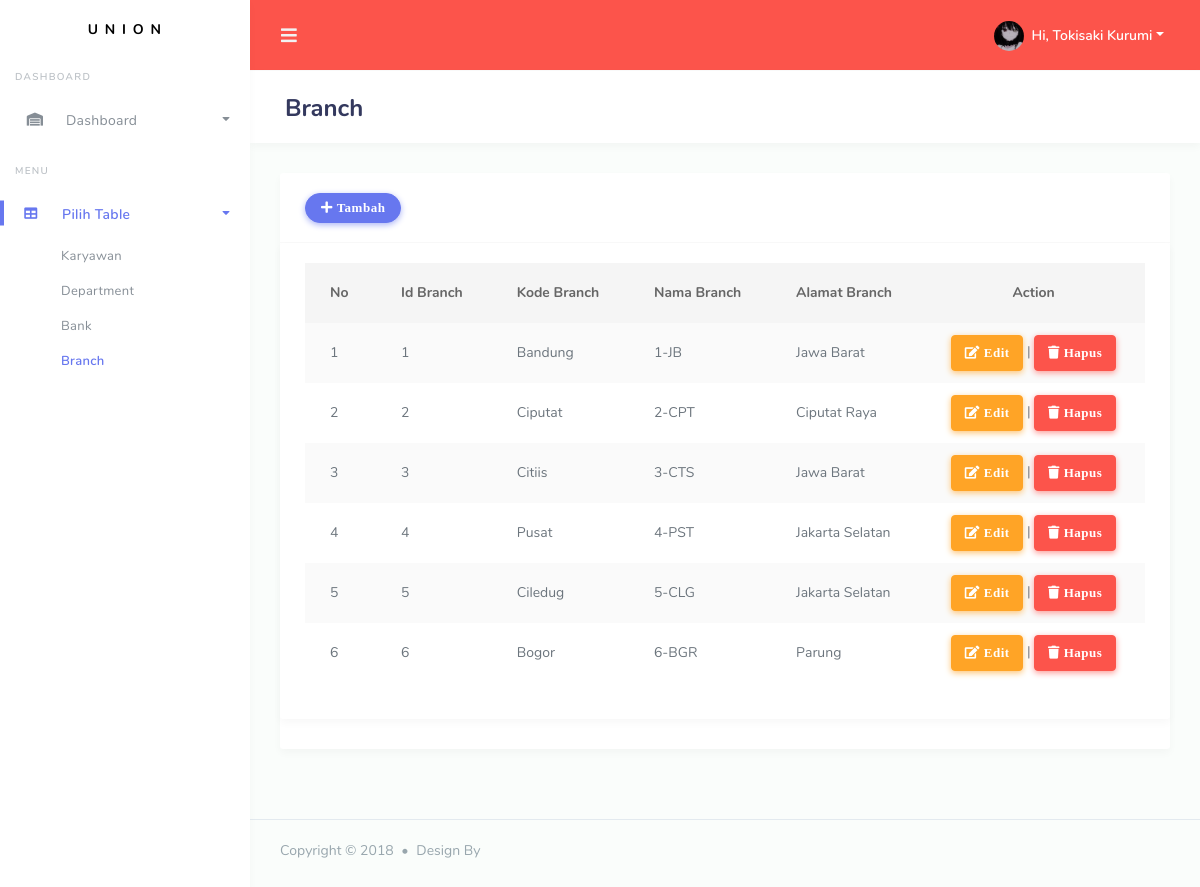
/stisla/table/branch.php, run on the app's committed database.
### tables this page shows
CREATE TABLE `branch` (
  `Id_Branch` int(11) DEFAULT NULL,
  `Nama_Branch` varchar(255) DEFAULT NULL,
  `Kode_Branch` varchar(255) DEFAULT NULL,
  `Alamat_Branch` varchar(255) DEFAULT NULL
);

### stisla/table/branch.php (the view, shortened to what this page needs)
<!DOCTYPE html>
<html lang="en">
<head>
    <link rel="stylesheet" href="../dist/assets/modules/bootstrap/css/bootstrap.min.css">
    <link rel="stylesheet" href="../dist/assets/modules/fontawesome/css/all.min.css">
    <link rel="stylesheet" href="../dist/assets/modules/jqvmap/dist/jqvmap.min.css">
    <link rel="stylesheet" href="../dist/assets/modules/weather-icon/css/weather-icons.min.css">
    <link rel="stylesheet" href="../dist/assets/modules/weather-icon/css/weather-icons-wind.min.css">
    <link rel="stylesheet" href="../dist/assets/modules/summernote/summernote-bs4.css">
    <link rel="stylesheet" href="../dist/assets/modules/prism/prism.css">
    <link rel="stylesheet" href="../dist/assets/modules/datatables/datatables.min.css">
    <link rel="stylesheet" href="../dist/assets/modules/datatables/DataTables-1.10.16/css/dataTables.bootstrap4.min.css">
    <link rel="stylesheet" href="../dist/assets/modules/datatables/Select-1.2.4/css/select.bootstrap4.min.css">
    <link rel="stylesheet" href="../dist/assets/css/style.css">
    <link rel="stylesheet" href="../dist/assets/css/components.css">
    </head>
<body>
    <div id="app">
    <div class="main-wrapper main-wrapper-1">
    <div class="navbar-bg bg-danger"></div>
    <nav class="navbar navbar-expand-lg main-navbar">
        <form class="form-inline mr-auto">
            <ul class="navbar-nav mr-3">
                <li><a href="#" data-toggle="sidebar" class="nav-link nav-link-lg"><i class="fas fa-bars"></i></a></li>
            </ul>
        </form>
        <ul class="navbar-nav navbar-right">
        <li class="dropdown"><a href="#" data-toggle="dropdown" class="nav-link dropdown-toggle nav-link-lg nav-link-user">
            <img alt="image" src="../dist/assets/img/kurumi.jpg" class="rounded-circle mr-1">
            <div class="d-sm-none d-lg-inline-block">Hi, Tokisaki Kurumi</div></a>
        </li>
        </ul>
    </nav>
    <div class="main-sidebar sidebar-style-2">
        <aside id="sidebar-wrapper">
        <div class="sidebar-brand">
            <a href="../index.php">U N I O N</a>
        </div>
        <ul class="sidebar-menu">
            <li class="menu-header">Dashboard</li>
            <li class="dropdown">
            <a href="index.php" class="nav-link has-dropdown"><i class="fas fa-warehouse"></i><span>Dashboard</span></a>
            </li>
            <li class="menu-header">Menu</li>
            <li class="dropdown active">
            <a href="#" class="nav-link has-dropdown" data-toggle="dropdown"><i class="fas fa-table"></i> <span>Pilih Table</span></a>
            <ul class="dropdown-menu">
                <li><a class="nav-link" href="karyawan.php">Karyawan</a></li>
                <li><a class="nav-link" href="department.php">Department</a></li>
                <li><a class="nav-link" href="bank.php">Bank</a></li>
                <li class="active"><a class="nav-link" href="branch.php">Branch</a></li>
            </ul>
            </li>
        </aside>
    </div>
<div class="main-content">
    <section class="section">
    <div class="section-header">
        <h1>Branch</h1>
    </div>
    <div class="section-body">
        <div class="row">
            <div class="col-12 col-md-6 col-lg-12">
                <div class="card">
                <div class="card-header">
                    <button class="btn btn-primary" data-toggle="modal" data-target="#modaltambah" name="tambah"><i class="fas fa-plus"> Tambah</i></button>
                </div>
                    <div class="row">
                        <div class="col-12">
                            <div class="card">
                                <div class="card-body">
                                <div class="table-responsive">
                                    <table class="table table-striped" id="table-1">
                                    <thead>
                                    <tr>
                                        <th>No</th>
                                        <th>Id Branch</th>
                                        <th>Kode Branch</th>
                                        <th>Nama Branch</th>
                                        <th>Alamat Branch</th>
                                        <th><center>Action</center></th>
                                    </tr>
                                    </thead>
                                    <tbody>
                                    <?php
                                        include_once("../conf/koneksi.php");
                                        $i = 0;
                                        $query = mysqli_query($db, "select * from branch");
                                        while($branch = mysqli_fetch_array($query)) {
                                        $i++;
                                    ?>
                                    <tr>
                                        <td><?php echo $i;?></td>
                                        <td><?php echo $branch['Id_Branch'];?></td>
                                        <td><?php echo $branch['Nama_Branch'];?></td>
                                        <td><?php echo $branch['Kode_Branch'];?></td>
                                        <td><?php echo $branch['Alamat_Branch'];?></td>
                                        <td><center><a href="#"  class="btn btn-warning" data-toggle="modal" data-backdrop="false" data-target="#modaledit<?php echo $branch['Id_Branch'];?>" name="edit"><i class="fas fa-edit"> Edit</i></a> |
                                                    <a href="../delete/deletebranch.php?Id_Branch=<?php echo $branch['Id_Branch'];?>" class="btn btn-danger" ><i class="fas fa-trash"> Hapus</i></a></center></td>
                                    </tr>
                                        </div>
                                    </div>
                                    <?php
                                        }
                                    ?>
    <footer class="main-footer">
        <div class="footer-left">
        Copyright &copy; 2018 <div class="bullet"></div> Design By <a href=""></a>
        </div>
    </footer>
    </body>
    </html>

### data on the page
branch: Id_Branch "1", Nama_Branch "Bandung", Kode_Branch "1-JB", Alamat_Branch "Jawa Barat"
branch: Id_Branch "2", Nama_Branch "Ciputat", Kode_Branch "2-CPT", Alamat_Branch "Ciputat Raya"
branch: Id_Branch "3", Nama_Branch "Citiis", Kode_Branch "3-CTS", Alamat_Branch "Jawa Barat"
branch: Id_Branch "4", Nama_Branch "Pusat", Kode_Branch "4-PST", Alamat_Branch "Jakarta Selatan"
branch: Id_Branch "5", Nama_Branch "Ciledug", Kode_Branch "5-CLG", Alamat_Branch "Jakarta Selatan"
branch: Id_Branch "6", Nama_Branch "Bogor", Kode_Branch "6-BGR", Alamat_Branch "Parung"
